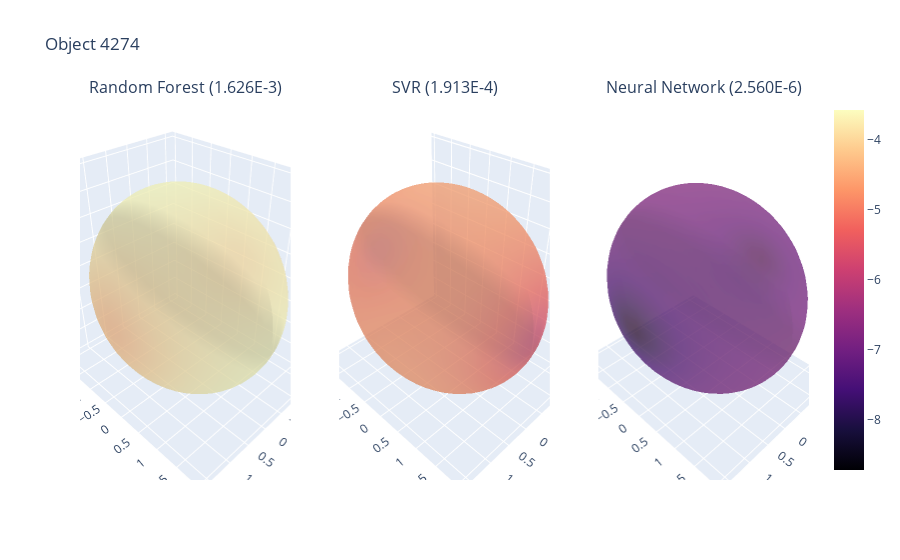

The cell this chart's notebook holds for it:
### Code cell
from plotly.offline import iplot, init_notebook_mode
import plotly.graph_objs as go
from numpy import sin, cos, pi
from plotly.subplots import make_subplots
from decimal import *
import numpy as np


# some math: generate points on the surface of ellipsoid

index = np.random.randint(0,5000)

phi = np.linspace(0, 2*pi, )
theta = np.linspace(-pi/2, pi/2, )
phi, theta=np.meshgrid(phi, theta)

x_exact = cos(theta) * sin(phi) * df1['exact_1'][index]
y_exact = cos(theta) * cos(phi) * df1['exact_2'][index]
z_exact = sin(theta) * df1['exact_3'][index]

x_rf = cos(theta) * sin(phi) * df1['rf_1'][index]
y_rf = cos(theta) * cos(phi) * df1['rf_2'][index]
z_rf = sin(theta) * df1['rf_3'][index]

x_svr = cos(theta) * sin(phi) * df1['svr_1'][index]
y_svr = cos(theta) * cos(phi) * df1['svr_2'][index]
z_svr = sin(theta) * df1['svr_3'][index]

x_nn = cos(theta) * sin(phi) * df1['nn_1'][index]
y_nn = cos(theta) * cos(phi) * df1['nn_2'][index]
z_nn = sin(theta) * df1['nn_3'][index]

fig = make_subplots(
    rows=1, cols=3,
    specs=[[{'type': 'surface'}, {'type': 'surface'}, {'type': 'surface'}]],
    subplot_titles=("Random Forest ({0:.3E})".format(Decimal(df1['rf_err2'][index]**2)), "SVR ({0:.3E})".format(Decimal(df1['svr_err2'][index]**2)), "Neural Network ({0:.3E})".format(Decimal(df1['nn_err2'][index]**2))))

exact = go.Mesh3d({     
    'x': x_exact.flatten(), 
    'y': y_exact.flatten(), 
    'z': z_exact.flatten(),
    'color':'green',
    'alphahull': 0,
    'opacity':0.3,
    'name':'exact'
})

# fig.add_trace(exact, row=1, col=1)
# fig.add_trace(exact, row=1, col=2)
# fig.add_trace(exact, row=1, col=3)

svr_intensity = np.log(((x_exact.flatten()-x_svr.flatten())**2+ (y_exact.flatten()-y_svr.flatten())**2 + (z_exact.flatten()-z_svr.flatten())**2)**0.5)

svr = go.Mesh3d({     
    'x': x_svr.flatten(), 
    'y': y_svr.flatten(), 
    'z': z_svr.flatten(), 
    'alphahull': 0,
    'name':'svr',
    'opacity':0.5,
    'coloraxis' : "coloraxis",
    'hovertext':svr_intensity,
    'hoverinfo':'name + text',
    'intensity' : svr_intensity,
})

fig.add_trace(svr, row=1, col=2)

rf_intensity = np.log(((x_exact.flatten()-x_rf.flatten())**2+ (y_exact.flatten()-y_rf.flatten())**2 + (z_exact.flatten()-z_rf.flatten())**2)**0.5)

rf = go.Mesh3d({     
    'x': x_rf.flatten(), 
    'y': y_rf.flatten(), 
    'z': z_rf.flatten(), 
    'alphahull': 0,
    'name':'rf',
    'intensity' : rf_intensity,
    'opacity':0.5,
    'coloraxis' : "coloraxis",
    'hovertext': rf_intensity,
    'hoverinfo':'name + text'
})

fig.add_trace(rf, row=1, col=1)

nn_intensity = np.log(((x_exact.flatten()-x_nn.flatten())**2+ (y_exact.flatten()-y_nn.flatten())**2 + (z_exact.flatten()-z_nn.flatten())**2)**0.5)

nn = go.Mesh3d({     
    'x': x_nn.flatten(), 
    'y': y_nn.flatten(), 
    'z': z_nn.flatten(), 
    'alphahull': 0,
    'intensity' : nn_intensity,
    'name':'nn',
    'opacity':0.5,
    'coloraxis' : "coloraxis",
    'hovertext':nn_intensity,
    'hoverinfo':'name + text'
})

fig.update_layout(coloraxis = {'colorscale':'Magma'})

fig.update_layout(title_text="Object %d" % index)
                  
fig.add_trace(nn, row=1, col=3)

iplot(fig)

### Figure 1 — Plotly figure (JSON) as saved in the notebook; plotly's stock layout.template omitted (floating-point values rounded to 4 significant figures; data arrays with more than 128 entries replaced by an {"elided": "..."} marker saying what was removed)
{"data": [{"alphahull": 0, "coloraxis": "coloraxis", "hoverinfo": "name+text", "hovertext": {"elided": "2500 float values"}, "intensity": {"elided": "2500 float values"}, "name": "svr", "opacity": 0.5, "scene": "scene2", "type": "mesh3d", "x": {"elided": "2500 float values"}, "y": {"elided": "2500 float values"}, "z": {"elided": "2500 float values"}}, {"alphahull": 0, "coloraxis": "coloraxis", "hoverinfo": "name+text", "hovertext": {"elided": "2500 float values"}, "intensity": {"elided": "2500 float values"}, "name": "rf", "opacity": 0.5, "scene": "scene", "type": "mesh3d", "x": {"elided": "2500 float values"}, "y": {"elided": "2500 float values"}, "z": {"elided": "2500 float values"}}, {"alphahull": 0, "coloraxis": "coloraxis", "hoverinfo": "name+text", "hovertext": {"elided": "2500 float values"}, "intensity": {"elided": "2500 float values"}, "name": "nn", "opacity": 0.5, "scene": "scene3", "type": "mesh3d", "x": {"elided": "2500 float values"}, "y": {"elided": "2500 float values"}, "z": {"elided": "2500 float values"}}], "layout": {"annotations": [{"font": {"size": 16}, "showarrow": false, "text": "Random Forest (1.626E-3)", "x": 0.1444, "xanchor": "center", "xref": "paper", "y": 1, "yanchor": "bottom", "yref": "paper"}, {"font": {"size": 16}, "showarrow": false, "text": "SVR (1.913E-4)", "x": 0.5, "xanchor": "center", "xref": "paper", "y": 1, "yanchor": "bottom", "yref": "paper"}, {"font": {"size": 16}, "showarrow": false, "text": "Neural Network (2.560E-6)", "x": 0.8556, "xanchor": "center", "xref": "paper", "y": 1, "yanchor": "bottom", "yref": "paper"}], "coloraxis": {"colorscale": [[0, "#000004"], [0.1111, "#180f3d"], [0.2222, "#440f76"], [0.3333, "#721f81"], [0.4444, "#9e2f7f"], [0.5556, "#cd4071"], [0.6667, "#f1605d"], [0.7778, "#fd9668"], [0.8889, "#feca8d"], [1, "#fcfdbf"]]}, "scene": {"domain": {"x": [0, 0.2889], "y": [0, 1]}}, "scene2": {"domain": {"x": [0.3556, 0.6444], "y": [0, 1]}}, "scene3": {"domain": {"x": [0.7111, 1], "y": [0, 1]}}, "title": {"text": "Object 4274"}}}
